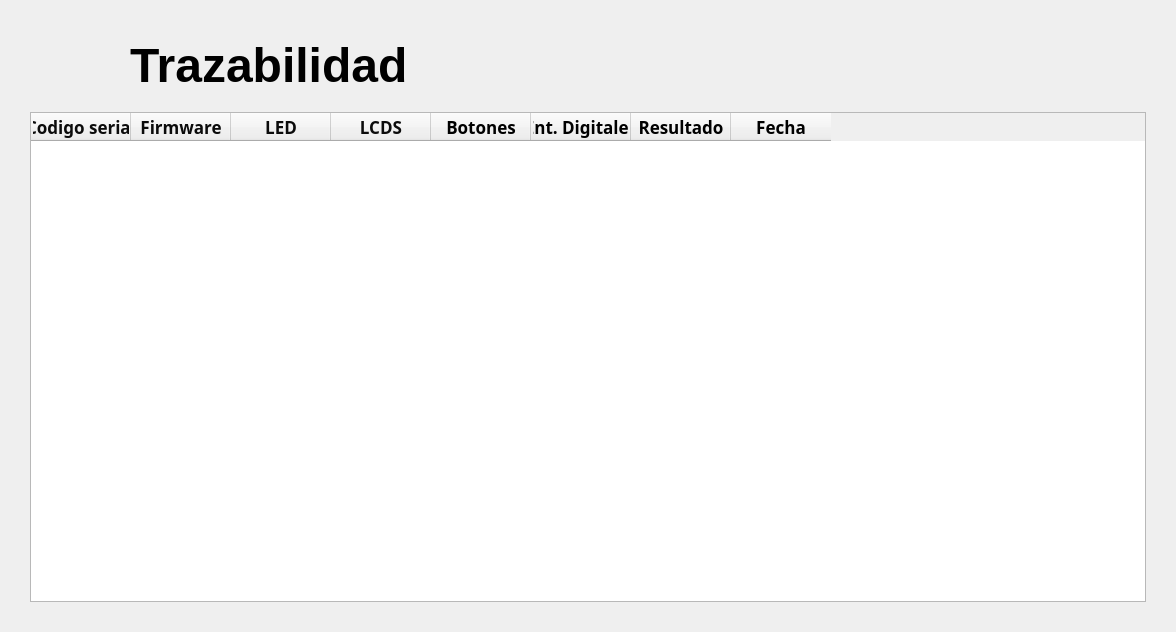
      <widget class="QWidget" name="page_12">
       <layout class="QGridLayout" name="gridLayout_14">
        <property name="leftMargin">
         <number>30</number>
        </property>
        <property name="topMargin">
         <number>30</number>
        </property>
        <property name="rightMargin">
         <number>30</number>
        </property>
        <property name="bottomMargin">
         <number>30</number>
        </property>
        <property name="verticalSpacing">
         <number>12</number>
        </property>
        <item row="0" column="0">
         <layout class="QHBoxLayout" name="horizontalLayout_135">
          <property name="spacing">
           <number>30</number>
          </property>
          <item>
           <widget class="QLabel" name="lblTraceability">
            <property name="minimumSize">
             <size>
              <width>70</width>
              <height>70</height>
             </size>
            </property>
            <property name="maximumSize">
             <size>
              <width>70</width>
              <height>70</height>
             </size>
            </property>
            <property name="text">
             <string/>
            </property>
            <property name="pixmap">
             <pixmap resource="../resources/resources.qrc">:/resources/folder (1).png</pixmap>
            </property>
            <property name="scaledContents">
             <bool>true</bool>
            </property>
           </widget>
          </item>
          <item>
           <widget class="QLabel" name="label_48">
            <property name="minimumSize">
             <size>
              <width>380</width>
              <height>60</height>
             </size>
            </property>
            <property name="maximumSize">
             <size>
              <width>380</width>
              <height>60</height>
             </size>
            </property>
            <property name="font">
             <font>
              <pointsize>36</pointsize>
              <bold>true</bold>
             </font>
            </property>
            <property name="text">
             <string>Trazabilidad</string>
            </property>
           </widget>
          </item>
          <item>
           <spacer name="horizontalSpacer_116">
            <property name="orientation">
             <enum>Qt::Horizontal</enum>
            </property>
            <property name="sizeHint" stdset="0">
             <size>
              <width>508</width>
              <height>20</height>
             </size>
            </property>
           </spacer>
          </item>
          <item>
           <widget class="QLabel" name="lblOpenfolder">
            <property name="minimumSize">
             <size>
              <width>70</width>
              <height>70</height>
             </size>
            </property>
            <property name="maximumSize">
             <size>
              <width>70</width>
              <height>70</height>
             </size>
            </property>
            <property name="cursor">
             <cursorShape>PointingHandCursor</cursorShape>
            </property>
            <property name="acceptDrops">
             <bool>false</bool>
            </property>
            <property name="toolTip">
             <string>Abrir registros</string>
            </property>
            <property name="whatsThis">
             <string/>
            </property>
            <property name="text">
             <string/>
            </property>
            <property name="pixmap">
             <pixmap resource="../resources/resources.qrc">:/resources/folder.png</pixmap>
            </property>
            <property name="scaledContents">
             <bool>true</bool>
            </property>
           </widget>
          </item>
          <item>
           <spacer name="horizontalSpacer_117">
            <property name="orientation">
             <enum>Qt::Horizontal</enum>
            </property>
            <property name="sizeHint" stdset="0">
             <size>
              <width>28</width>
              <height>20</height>
             </size>
            </property>
           </spacer>
          </item>
         </layout>
        </item>
        <item row="1" column="0">
         <widget class="QTableWidget" name="ResultsTable">
          <property name="minimumSize">
           <size>
            <width>1020</width>
            <height>490</height>
           </size>
          </property>
          <property name="font">
           <font>
            <family>Arial</family>
            <pointsize>12</pointsize>
            <bold>false</bold>
           </font>
          </property>
          <property name="autoFillBackground">
           <bool>false</bool>
          </property>
          <property name="styleSheet">
           <string notr="true">QTableWidget {
    background-color: #f0f0f0; /* Color de fondo */
    alternate-background-color: #e0e0e0; /* Color de fondo alternativo para filas */
    selection-background-color: #4CAF50; /* Color de fondo de selección */
    selection-color: white; /* Color del texto de selección */
}

QTableWidget::item {
    padding: 3px; /* Espaciado interno de las celdas */
    border-bottom: 1px solid #ccc; /* Borde inferior de las celdas */
}

QTableWidget::item:selected {
    background-color: #4CAF50; /* Color de fondo de la celda seleccionada */
    color: white; /* Color del texto de la celda seleccionada */
}

/*border: 1px solid #00723A
</string>
          </property>
          <property name="frameShape">
           <enum>QFrame::StyledPanel</enum>
          </property>
          <property name="frameShadow">
           <enum>QFrame::Sunken</enum>
          </property>
          <property name="sizeAdjustPolicy">
           <enum>QAbstractScrollArea::AdjustIgnored</enum>
          </property>
          <property name="editTriggers">
           <set>QAbstractItemView::NoEditTriggers</set>
          </property>
          <property name="tabKeyNavigation">
           <bool>true</bool>
          </property>
          <property name="alternatingRowColors">
           <bool>true</bool>
          </property>
          <property name="selectionMode">
           <enum>QAbstractItemView::SingleSelection</enum>
          </property>
          <property name="selectionBehavior">
           <enum>QAbstractItemView::SelectRows</enum>
          </property>
          <property name="textElideMode">
           <enum>Qt::ElideMiddle</enum>
          </property>
          <property name="verticalScrollMode">
           <enum>QAbstractItemView::ScrollPerPixel</enum>
          </property>
          <property name="showGrid">
           <bool>true</bool>
          </property>
          <property name="gridStyle">
           <enum>Qt::NoPen</enum>
          </property>
          <property name="sortingEnabled">
           <bool>true</bool>
          </property>
          <attribute name="horizontalHeaderCascadingSectionResizes">
           <bool>false</bool>
          </attribute>
          <attribute name="horizontalHeaderMinimumSectionSize">
           <number>39</number>
          </attribute>
          <attribute name="horizontalHeaderHighlightSections">
           <bool>true</bool>
          </attribute>
          <attribute name="horizontalHeaderStretchLastSection">
           <bool>false</bool>
          </attribute>
          <attribute name="verticalHeaderVisible">
           <bool>false</bool>
          </attribute>
          <attribute name="verticalHeaderDefaultSectionSize">
           <number>30</number>
          </attribute>
          <attribute name="verticalHeaderStretchLastSection">
           <bool>false</bool>
          </attribute>
          <column>
           <property name="text">
            <string>Codigo serial</string>
           </property>
           <property name="font">
            <font>
             <family>Arial Black</family>
             <pointsize>13</pointsize>
             <bold>true</bold>
            </font>
           </property>
           <property name="foreground">
            <brush brushstyle="SolidPattern">
             <color alpha="255">
              <red>11</red>
              <green>11</green>
              <blue>11</blue>
             </color>
            </brush>
           </property>
          </column>
          <column>
           <property name="text">
            <string>Firmware</string>
           </property>
           <property name="font">
            <font>
             <family>Arial Black</family>
             <pointsize>13</pointsize>
             <bold>true</bold>
            </font>
           </property>
           <property name="foreground">
            <brush brushstyle="SolidPattern">
             <color alpha="255">
              <red>11</red>
              <green>11</green>
              <blue>11</blue>
             </color>
            </brush>
           </property>
          </column>
          <column>
           <property name="text">
            <string>LED</string>
           </property>
           <property name="font">
            <font>
             <family>Arial Black</family>
             <pointsize>13</pointsize>
             <bold>true</bold>
            </font>
           </property>
           <property name="foreground">
            <brush brushstyle="SolidPattern">
             <color alpha="255">
              <red>11</red>
              <green>11</green>
              <blue>11</blue>
             </color>
            </brush>
           </property>
          </column>
          <column>
           <property name="text">
            <string>LCDS</string>
           </property>
           <property name="font">
            <font>
             <family>Arial Black</family>
             <pointsize>13</pointsize>
             <bold>true</bold>
            </font>
           </property>
           <property name="foreground">
            <brush brushstyle="SolidPattern">
             <color alpha="255">
              <red>11</red>
              <green>11</green>
              <blue>11</blue>
             </color>
            </brush>
           </property>
          </column>
          <column>
           <property name="text">
            <string>Botones</string>
           </property>
           <property name="font">
            <font>
             <family>Arial Black</family>
             <pointsize>13</pointsize>
             <bold>true</bold>
            </font>
           </property>
          </column>
          <column>
           <property name="text">
            <string>Ent. Digitales</string>
           </property>
           <property name="font">
            <font>
             <family>Arial Black</family>
             <pointsize>13</pointsize>
             <bold>true</bold>
            </font>
           </property>
          </column>
          <column>
           <property name="text">
            <string>Resultado</string>
           </property>
           <property name="font">
            <font>
             <family>Arial Black</family>
             <pointsize>13</pointsize>
             <bold>true</bold>
            </font>
           </property>
          </column>
          <column>
           <property name="text">
            <string>Fecha</string>
           </property>
           <property name="font">
            <font>
             <family>Arial Black</family>
             <pointsize>13</pointsize>
             <bold>true</bold>
            </font>
           </property>
          </column>
         </widget>
        </item>
       </layout>
      </widget>
